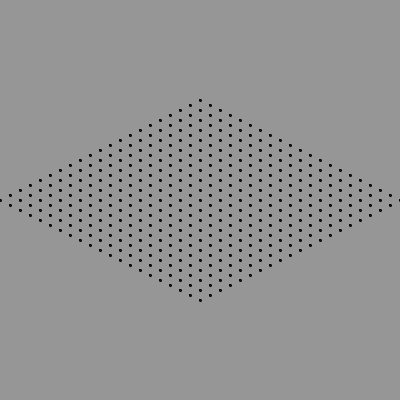
Frame 1 (no input)
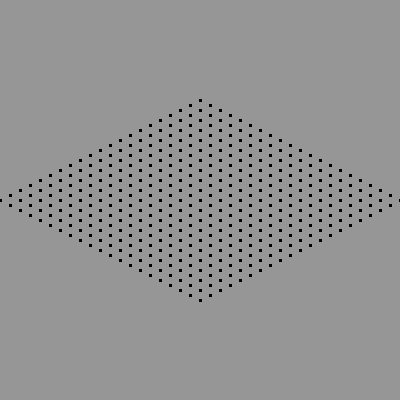
Frame 60 (the mouse pressed at the canvas centre just before this capture)
Frame 120 (the mouse held since frame 60 and released just before this capture): identical to frame 60, image omitted

The Processing sketch that drew these frames (run headless with seeded random() and noise(); from frame 60 on, the mouse is pressed at the canvas centre):

// Processing sketch: processing_8599
// ── processing_8599.pde

void setup() {
  background(150);
  size(400,400);
}

void draw() {
  translate(width / 2, height / 4);
fill(0);  
for (int i = 0; i <= width; i += 20) {
    for (int j = 0; j <= height; j += 20) {
      
      int isoX, isoY;
      
      isoX = (i-j)/2;
      isoY = (i+j)/4;
      
      ellipse (isoX,isoY,2,2);
    }
  }
}
